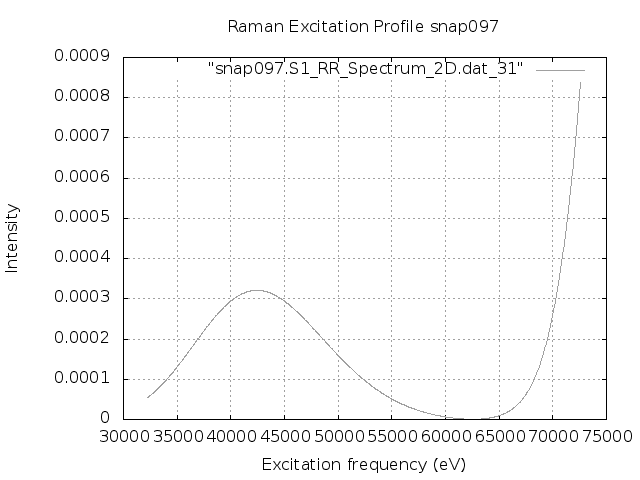

Generate this figure with gnuplot:
set terminal png
set output "snap097.S1.REP_frozen.png"
set xlabel 'Excitation frequency (eV)'
set ylabel 'Intensity'
set title "Raman Excitation Profile snap097"
set grid
set autoscale
plot "snap097.S1_RR_Spectrum_2D.dat_31" with lines lc "blue"
exit
